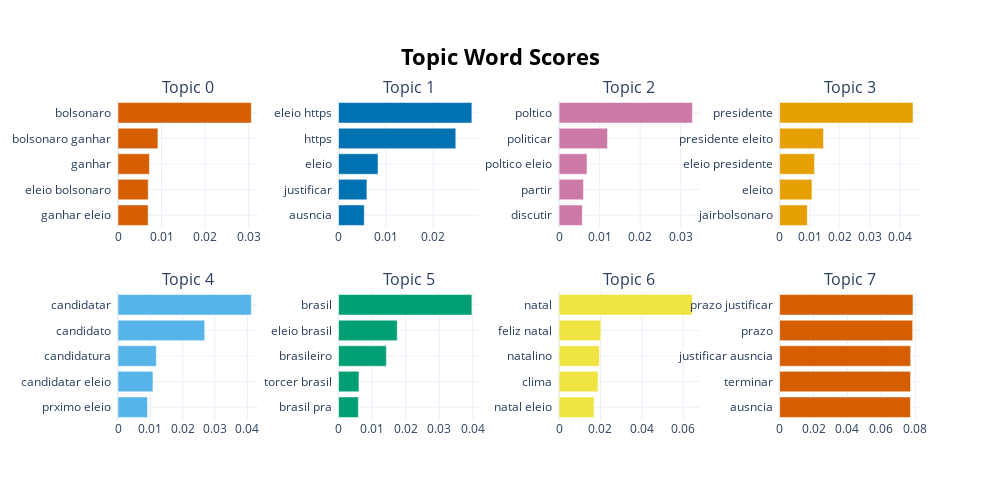

This figure's notebook cell:
### Code cell
topic_model.visualize_barchart()

### Figure 1 — Plotly figure (JSON) as saved in the notebook; plotly's stock layout.template omitted (floating-point values rounded to 4 significant figures)
{"data": [{"marker": {"color": "#D55E00"}, "orientation": "h", "type": "bar", "x": [0.006912, 0.00693, 0.007201, 0.009161, 0.03062], "xaxis": "x", "y": ["ganhar eleio  ", "eleio bolsonaro  ", "ganhar  ", "bolsonaro ganhar  ", "bolsonaro  "], "yaxis": "y"}, {"marker": {"color": "#0072B2"}, "orientation": "h", "type": "bar", "x": [0.005435, 0.005986, 0.008336, 0.02476, 0.02816], "xaxis": "x2", "y": ["ausncia  ", "justificar  ", "eleio  ", "https  ", "eleio https  "], "yaxis": "y2"}, {"marker": {"color": "#CC79A7"}, "orientation": "h", "type": "bar", "x": [0.005723, 0.006011, 0.00688, 0.01195, 0.03291], "xaxis": "x3", "y": ["discutir  ", "partir  ", "poltico eleio  ", "politicar  ", "poltico  "], "yaxis": "y3"}, {"marker": {"color": "#E69F00"}, "orientation": "h", "type": "bar", "x": [0.009192, 0.01075, 0.01159, 0.01459, 0.04435], "xaxis": "x4", "y": ["jairbolsonaro  ", "eleito  ", "eleio presidente  ", "presidente eleito  ", "presidente  "], "yaxis": "y4"}, {"marker": {"color": "#56B4E9"}, "orientation": "h", "type": "bar", "x": [0.009114, 0.0108, 0.01185, 0.0268, 0.04122], "xaxis": "x5", "y": ["prximo eleio  ", "candidatar eleio  ", "candidatura  ", "candidato  ", "candidatar  "], "yaxis": "y5"}, {"marker": {"color": "#009E73"}, "orientation": "h", "type": "bar", "x": [0.005882, 0.006074, 0.01423, 0.01746, 0.03969], "xaxis": "x6", "y": ["brasil pra  ", "torcer brasil  ", "brasileiro  ", "eleio brasil  ", "brasil  "], "yaxis": "y6"}, {"marker": {"color": "#F0E442"}, "orientation": "h", "type": "bar", "x": [0.0169, 0.01882, 0.01948, 0.02019, 0.06447], "xaxis": "x7", "y": ["natal eleio  ", "clima  ", "natalino  ", "feliz natal  ", "natal  "], "yaxis": "y7"}, {"marker": {"color": "#D55E00"}, "orientation": "h", "type": "bar", "x": [0.07715, 0.07723, 0.07729, 0.07847, 0.07866], "xaxis": "x8", "y": ["ausncia  ", "terminar  ", "justificar ausncia  ", "prazo  ", "prazo justificar  "], "yaxis": "y8"}], "layout": {"annotations": [{"font": {"size": 16}, "showarrow": false, "text": "Topic 0", "x": 0.0875, "xanchor": "center", "xref": "paper", "y": 1, "yanchor": "bottom", "yref": "paper"}, {"font": {"size": 16}, "showarrow": false, "text": "Topic 1", "x": 0.3625, "xanchor": "center", "xref": "paper", "y": 1, "yanchor": "bottom", "yref": "paper"}, {"font": {"size": 16}, "showarrow": false, "text": "Topic 2", "x": 0.6375, "xanchor": "center", "xref": "paper", "y": 1, "yanchor": "bottom", "yref": "paper"}, {"font": {"size": 16}, "showarrow": false, "text": "Topic 3", "x": 0.9125, "xanchor": "center", "xref": "paper", "y": 1, "yanchor": "bottom", "yref": "paper"}, {"font": {"size": 16}, "showarrow": false, "text": "Topic 4", "x": 0.0875, "xanchor": "center", "xref": "paper", "y": 0.4, "yanchor": "bottom", "yref": "paper"}, {"font": {"size": 16}, "showarrow": false, "text": "Topic 5", "x": 0.3625, "xanchor": "center", "xref": "paper", "y": 0.4, "yanchor": "bottom", "yref": "paper"}, {"font": {"size": 16}, "showarrow": false, "text": "Topic 6", "x": 0.6375, "xanchor": "center", "xref": "paper", "y": 0.4, "yanchor": "bottom", "yref": "paper"}, {"font": {"size": 16}, "showarrow": false, "text": "Topic 7", "x": 0.9125, "xanchor": "center", "xref": "paper", "y": 0.4, "yanchor": "bottom", "yref": "paper"}], "height": 500, "hoverlabel": {"bgcolor": "white", "font": {"family": "Rockwell", "size": 16}}, "showlegend": false, "title": {"font": {"color": "Black", "size": 22}, "text": "<b>Topic Word Scores", "x": 0.5, "xanchor": "center", "yanchor": "top"}, "width": 1000, "xaxis": {"anchor": "y", "domain": [0, 0.175], "showgrid": true}, "xaxis2": {"anchor": "y2", "domain": [0.275, 0.45], "showgrid": true}, "xaxis3": {"anchor": "y3", "domain": [0.55, 0.725], "showgrid": true}, "xaxis4": {"anchor": "y4", "domain": [0.825, 1], "showgrid": true}, "xaxis5": {"anchor": "y5", "domain": [0, 0.175], "showgrid": true}, "xaxis6": {"anchor": "y6", "domain": [0.275, 0.45], "showgrid": true}, "xaxis7": {"anchor": "y7", "domain": [0.55, 0.725], "showgrid": true}, "xaxis8": {"anchor": "y8", "domain": [0.825, 1], "showgrid": true}, "yaxis": {"anchor": "x", "domain": [0.6, 1], "showgrid": true}, "yaxis2": {"anchor": "x2", "domain": [0.6, 1], "showgrid": true}, "yaxis3": {"anchor": "x3", "domain": [0.6, 1], "showgrid": true}, "yaxis4": {"anchor": "x4", "domain": [0.6, 1], "showgrid": true}, "yaxis5": {"anchor": "x5", "domain": [0, 0.4], "showgrid": true}, "yaxis6": {"anchor": "x6", "domain": [0, 0.4], "showgrid": true}, "yaxis7": {"anchor": "x7", "domain": [0, 0.4], "showgrid": true}, "yaxis8": {"anchor": "x8", "domain": [0, 0.4], "showgrid": true}}}
